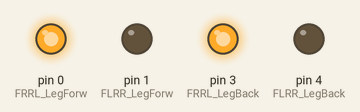
A sketch run on a simulated Arduino Uno, built with avr-gcc and run on an emulated ATmega328P. On the bench: output pins drawn as LEDs (lit = HIGH).

Above: at 2.5 s.
At 7.5 s:
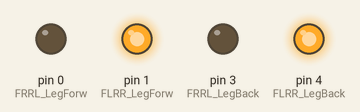
Timing chart, 0 to 13.0 s (numbered marks = the images above):
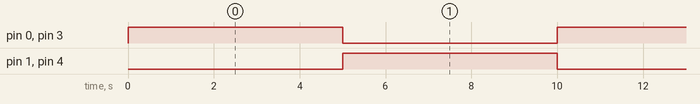

The sketch:

Prueba1.ino
```cpp
const int FRRL_LegForw = 0;
const int FLRR_LegForw = 1;
const int FRRL_LegBack = 3;
const int FLRR_LegBack = 4;

void setup() {
  // put your setup code here, to run once:
  pinMode(FRRL_LegForw, OUTPUT);
  pinMode(FLRR_LegForw, OUTPUT);
  pinMode(FRRL_LegBack, OUTPUT);
  pinMode(FLRR_LegBack, OUTPUT);
  // initialize the pushbutton pin as an input:
  digitalWrite(FRRL_LegForw, LOW);
  digitalWrite(FLRR_LegForw, LOW);
  digitalWrite(FRRL_LegBack, LOW);
  digitalWrite(FLRR_LegBack, LOW);
}

void loop() {
    // turn LED on:
    digitalWrite(0, HIGH);
    digitalWrite(3, HIGH);
    digitalWrite(1, LOW);
    digitalWrite(4, LOW);
    delay(5000);
    digitalWrite(0, LOW);
    digitalWrite(3, LOW);
    digitalWrite(1, HIGH);
    digitalWrite(4, HIGH);
    delay(5000);
}
```

Measured:
- by itself, pin 0 (FRRL_LegForw), pin 1 (FLRR_LegForw), pin 3 (FRRL_LegBack), pin 4 (FLRR_LegBack): alternates HIGH for 5.0 s and LOW for 5.0 s
